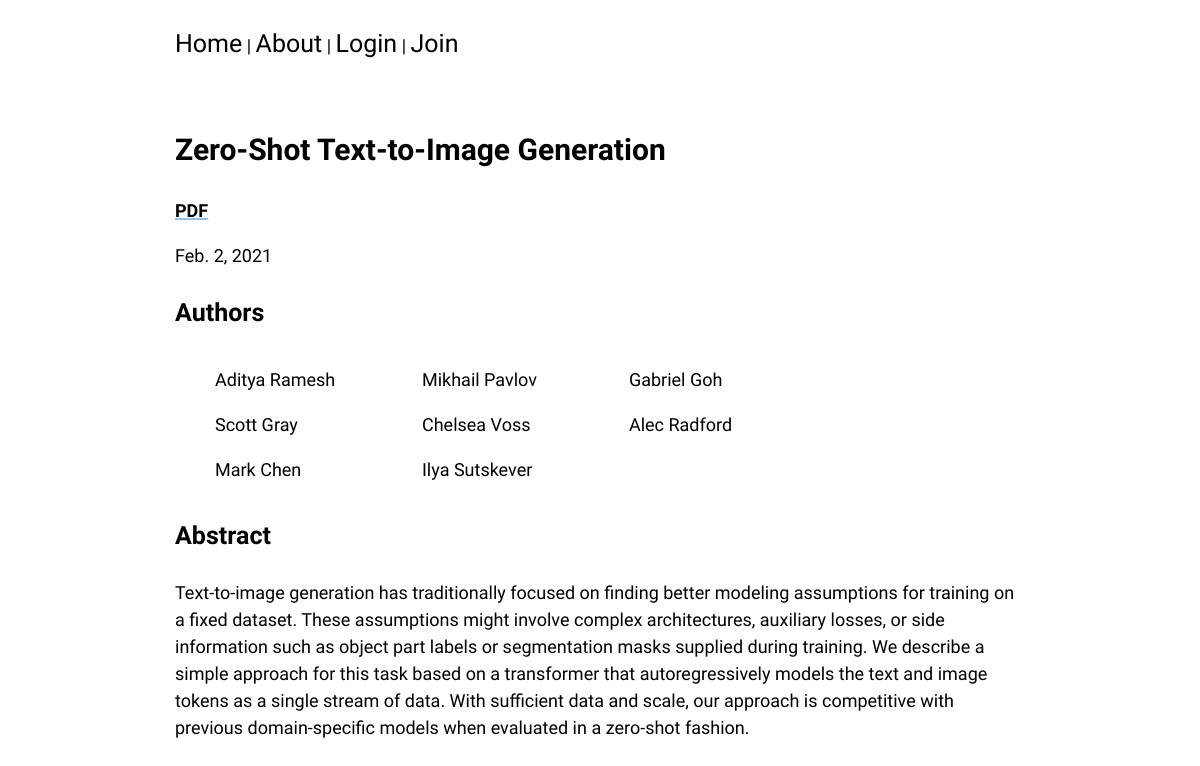
Page /papers/12/ on the committed database.
### papers/models.py (models this page shows, shortened)
class Paper(models.Model):
    url = models.URLField(max_length=50)
    pdf_url = models.URLField(max_length=50)
    arxiv_id = models.CharField(max_length=20)
    title = models.CharField(max_length=500)
    authors = models.ManyToManyField('Author', through='AuthorPaper')
    abstract = models.CharField(max_length=1000)
    key_words = models.ManyToManyField('KeyWord', through='KeyWordPaper')
    published = models.DateField()

class Author(models.Model):
    name = models.CharField(max_length=50)
    papers = models.ManyToManyField('Paper', through='AuthorPaper')
    def  __str__(self):
        return self.name

### papers/views.py (the view)
# urls.py: path('<int:pk>/', views.PaperDetailView.as_view(), name='paper-detail'),
class PaperDetailView(DetailView):
    model = Paper
    def get_context_data(self, **kwargs):
        ctx = super().get_context_data(**kwargs)
        return ctx

### papers/templates/papers/paper_detail.html (shortened to what this page needs)
{% extends 'base.html' %}
{% block content %}
<h2>{{ paper.title }}</h2>
<b><a href="{{ paper.pdf_url }}">PDF</a></b>
<p>{{ paper.published }}</p>
  <h3>Authors</h3>
  <div class="hlist">
    <ol>
    {% for author in paper.authors.all %}
    <li>{{ author }}</li>
    {% endfor %}
    </ol>
</div>
<h3>Abstract</h3>
<p>{{ paper.abstract }}</p>
  {% endblock %}

### static/styles.css (style rules this page uses)
:root { font-size: 62.5%; --f-serif: "Crimson Text", serif; --f-sans-serif: "Ubuntu", sans-serif; --c-cream: #FFFDD0; --c-lightgrey: #CCCCFF; --c-lightgreen: #DCFAE1; --c-green: #91F7A4; --c-grey: #CCCCCC; --c-purple: #CC33FF; --c-lightblue: #8dc2ee; --c-grey: #F7F1ED; --c-pink: #FEBEB0; --c-darkgreen: #3D5A5B; --c-darkblue: #2F365F; --c-whitepurple: #f4eeff; --c-lightpurple: #dcd6f7; --c-teal: #a6b1e1; --c-darkblue: #424874; --c-snow: #f5fefd; --c-border: black; --border-width: 4px; --c-btn-bg: white; --c-bg: #fffafa; --c-link: var(--c-lightblue); --c-navBar-a: var(--c-purple); --c-navBar-a: black; --c-main-text: black; --f-headers: var(--f-sans-serif) }
body { font-size: 1.8rem; background: var(--c-lightgrey); background: white; line-height: 1.5; font-family: var(--f-sans-serif); }
h2 { font-size: 3rem; }
h3 { font-size: 2.5rem; }
a { color: var(--main-text); text-decoration: underline var(--c-link) 2px; line-heigh: 1.5; }
li { line-height: 3rem; }
.hlist ol li { display: inline-block; width: 25%; text-align: left; line-height: 2.5; }

### rows in the picture
Paper: title "Zero-Shot Text-to-Image Generation", published "Feb. 2, 2021", abstract "Text-to-image generation has traditionally focused on finding better modeling assumptions for training on a fixed dataset. These assumptions might involve complex architectures, auxiliary losses, or side information such as object part labels or segmentation masks supplied during training. We describe a simple approach for this task based on a transformer that autoregressively models the text and image tokens as a single stream of data. With sufficient data and scale, our approach is competitive with previous domain-specific models when evaluated in a zero-shot fashion."
Author: name "Aditya Ramesh"
Author: name "Mikhail Pavlov"
Author: name "Gabriel Goh"
Author: name "Scott Gray"
Author: name "Chelsea Voss"
Author: name "Alec Radford"
Author: name "Mark Chen"
Author: name "Ilya Sutskever"
